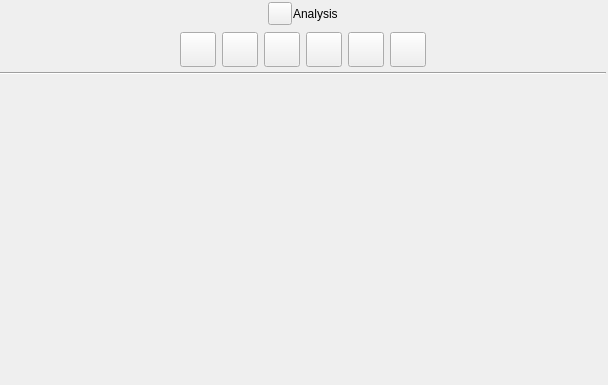
<?xml version="1.0" encoding="UTF-8"?>
<ui version="4.0">
 <class>ReportsView</class>
 <widget class="QWidget" name="ReportsView">
  <property name="geometry">
   <rect>
    <x>0</x>
    <y>0</y>
    <width>608</width>
    <height>385</height>
   </rect>
  </property>
  <property name="windowTitle">
   <string>Form</string>
  </property>
  <layout class="QVBoxLayout" name="verticalLayout">
   <property name="spacing">
    <number>3</number>
   </property>
   <property name="leftMargin">
    <number>0</number>
   </property>
   <property name="topMargin">
    <number>2</number>
   </property>
   <property name="rightMargin">
    <number>2</number>
   </property>
   <property name="bottomMargin">
    <number>2</number>
   </property>
   <item alignment="Qt::AlignHCenter">
    <widget class="QWidget" name="widget_3" native="true">
     <layout class="QHBoxLayout" name="horizontalLayout_2">
      <property name="spacing">
       <number>1</number>
      </property>
      <property name="leftMargin">
       <number>0</number>
      </property>
      <property name="topMargin">
       <number>0</number>
      </property>
      <property name="rightMargin">
       <number>0</number>
      </property>
      <property name="bottomMargin">
       <number>0</number>
      </property>
      <item>
       <widget class="QToolButton" name="iconReports">
        <property name="text">
         <string/>
        </property>
        <property name="transparent" stdset="0">
         <bool>true</bool>
        </property>
       </widget>
      </item>
      <item>
       <widget class="QLabel" name="lblTitle">
        <property name="text">
         <string>Analysis</string>
        </property>
       </widget>
      </item>
     </layout>
    </widget>
   </item>
   <item>
    <widget class="QWidget" name="widget_2" native="true">
     <property name="styleSheet">
      <string notr="true"/>
     </property>
     <layout class="QHBoxLayout" name="horizontalLayout_4">
      <property name="leftMargin">
       <number>0</number>
      </property>
      <property name="topMargin">
       <number>4</number>
      </property>
      <property name="rightMargin">
       <number>0</number>
      </property>
      <property name="bottomMargin">
       <number>2</number>
      </property>
      <item>
       <spacer name="horizontalSpacer_5">
        <property name="orientation">
         <enum>Qt::Horizontal</enum>
        </property>
        <property name="sizeHint" stdset="0">
         <size>
          <width>40</width>
          <height>20</height>
         </size>
        </property>
       </spacer>
      </item>
      <item>
       <widget class="QToolButton" name="btnCharacters">
        <property name="cursor">
         <cursorShape>PointingHandCursor</cursorShape>
        </property>
        <property name="toolTip">
         <string>Characters</string>
        </property>
        <property name="text">
         <string/>
        </property>
        <property name="iconSize">
         <size>
          <width>28</width>
          <height>28</height>
         </size>
        </property>
        <property name="checkable">
         <bool>true</bool>
        </property>
        <property name="checked">
         <bool>false</bool>
        </property>
        <attribute name="buttonGroup">
         <string notr="true">buttonGroup</string>
        </attribute>
       </widget>
      </item>
      <item>
       <widget class="QToolButton" name="btnScenes">
        <property name="enabled">
         <bool>true</bool>
        </property>
        <property name="cursor">
         <cursorShape>PointingHandCursor</cursorShape>
        </property>
        <property name="toolTip">
         <string>Scenes</string>
        </property>
        <property name="text">
         <string/>
        </property>
        <property name="iconSize">
         <size>
          <width>28</width>
          <height>28</height>
         </size>
        </property>
        <property name="checkable">
         <bool>true</bool>
        </property>
        <property name="checked">
         <bool>false</bool>
        </property>
        <attribute name="buttonGroup">
         <string notr="true">buttonGroup</string>
        </attribute>
       </widget>
      </item>
      <item>
       <widget class="QToolButton" name="btnConflict">
        <property name="enabled">
         <bool>true</bool>
        </property>
        <property name="cursor">
         <cursorShape>PointingHandCursor</cursorShape>
        </property>
        <property name="toolTip">
         <string>Conficts</string>
        </property>
        <property name="text">
         <string/>
        </property>
        <property name="iconSize">
         <size>
          <width>28</width>
          <height>28</height>
         </size>
        </property>
        <property name="checkable">
         <bool>true</bool>
        </property>
        <property name="checked">
         <bool>false</bool>
        </property>
        <attribute name="buttonGroup">
         <string notr="true">buttonGroup</string>
        </attribute>
       </widget>
      </item>
      <item>
       <widget class="QToolButton" name="btnManuscript">
        <property name="enabled">
         <bool>true</bool>
        </property>
        <property name="cursor">
         <cursorShape>PointingHandCursor</cursorShape>
        </property>
        <property name="toolTip">
         <string>Manuscript</string>
        </property>
        <property name="text">
         <string/>
        </property>
        <property name="iconSize">
         <size>
          <width>28</width>
          <height>28</height>
         </size>
        </property>
        <property name="checkable">
         <bool>true</bool>
        </property>
        <attribute name="buttonGroup">
         <string notr="true">buttonGroup</string>
        </attribute>
       </widget>
      </item>
      <item>
       <widget class="QToolButton" name="btnArc">
        <property name="enabled">
         <bool>true</bool>
        </property>
        <property name="cursor">
         <cursorShape>PointingHandCursor</cursorShape>
        </property>
        <property name="toolTip">
         <string>Story arc</string>
        </property>
        <property name="text">
         <string/>
        </property>
        <property name="iconSize">
         <size>
          <width>28</width>
          <height>28</height>
         </size>
        </property>
        <property name="checkable">
         <bool>true</bool>
        </property>
        <attribute name="buttonGroup">
         <string notr="true">buttonGroup</string>
        </attribute>
       </widget>
      </item>
      <item>
       <widget class="QToolButton" name="btnProductivity">
        <property name="enabled">
         <bool>true</bool>
        </property>
        <property name="cursor">
         <cursorShape>PointingHandCursor</cursorShape>
        </property>
        <property name="toolTip">
         <string>Productivity</string>
        </property>
        <property name="text">
         <string/>
        </property>
        <property name="iconSize">
         <size>
          <width>28</width>
          <height>28</height>
         </size>
        </property>
        <property name="shortcut">
         <string>Ctrl+S</string>
        </property>
        <property name="checkable">
         <bool>true</bool>
        </property>
        <attribute name="buttonGroup">
         <string notr="true">buttonGroup</string>
        </attribute>
       </widget>
      </item>
      <item>
       <spacer name="horizontalSpacer_8">
        <property name="orientation">
         <enum>Qt::Horizontal</enum>
        </property>
        <property name="sizeHint" stdset="0">
         <size>
          <width>40</width>
          <height>20</height>
         </size>
        </property>
       </spacer>
      </item>
     </layout>
    </widget>
   </item>
   <item>
    <widget class="Line" name="line">
     <property name="orientation">
      <enum>Qt::Horizontal</enum>
     </property>
    </widget>
   </item>
   <item>
    <widget class="QStackedWidget" name="stackedWidget"/>
   </item>
  </layout>
 </widget>
 <resources/>
 <connections/>
 <buttongroups>
  <buttongroup name="buttonGroup"/>
 </buttongroups>
</ui>
